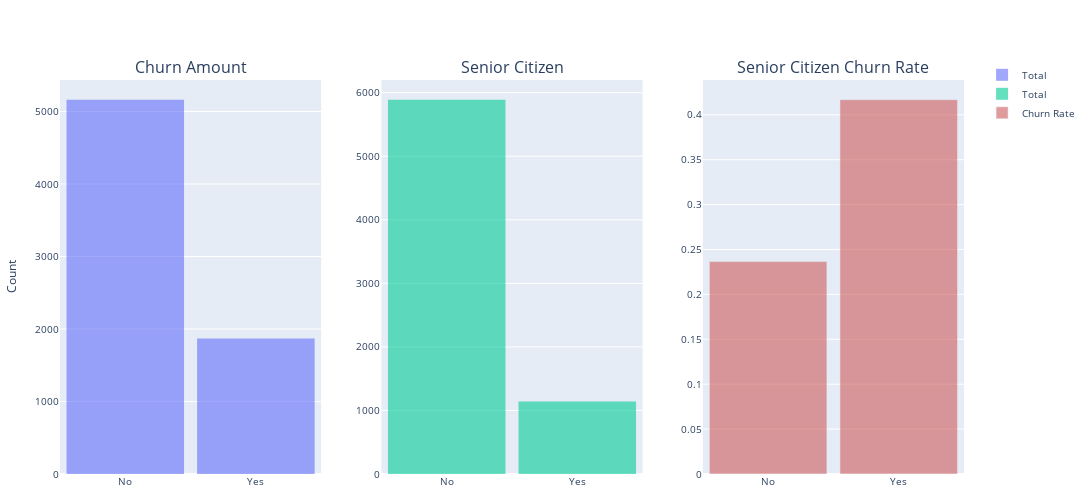

The code cell stored with this chart in its notebook:
### Markdown cell above
#### Demographic Insights on Churned Customers

 **Tenure**, which represents the number of months a customer has been subscribed, is significantly **lower** for customers who **churned**, with a median of approximately 18 months compared to 38 months for those who stayed. This suggests that churn is more common among newer or short-term customers.

**Monthly Charges** is **higher** for customers who **churned**, with a mean of approximately 74 dollars compared to 61 dollars for those who stayed, which suggests a relation between churn and higher prices.

Approximately **25%** of customers who churned are **seniors citizens**, while the majority are not. The 75th percentile being 1 confirms that only the top 25% fall into the senior category.

Around **36%** of churned customers reported having a **partner**. However, at least 50% do not, which may suggest that customers without a partner are more likely to churn.

Only **17%** of churned customers have **dependents**. The fact that all percentiles (25%, 50%, and 75%) are 0 shows that **the vast majority of churners are single-person households** or without dependents.

This suggests that being a senior citizen, not having a partner, and not having dependents may be associated with a higher likelihood of churn. These customers may feel less tied to the service, or may be more sensitive to price, support, or value perception.

We illustrate bellow the customer churn amount and it's rate by seniors citizens.

### Code cell
fig = make_subplots(rows=1, cols=3,subplot_titles=('Churn Amount', 'Senior Citizen', 'Senior Citizen Churn Rate'))

cust_churn = cust_churn.replace({1:'Yes',0:'No'})
fig.add_trace(go.Histogram(x=cust_churn['Churn'],nbinsx=60,name='Total',opacity=0.6), row=1, col=1)
fig.add_trace(go.Histogram(x=cust_churn[cust_churn['Churn']==1]['Churn'],nbinsx=60,name='Churn',opacity=0.6), row=1, col=1)

fig.add_trace(go.Histogram(x=cust_churn['Senior Citizen'],nbinsx=60,name='Total',opacity=0.6), row=1, col=2)
fig.add_trace(go.Histogram(x=cust_churn[cust_churn['Churn']==1]['Senior Citizen'],nbinsx=60,name='Churn',opacity=0.6), row=1, col=2)

cust_churn = cust_churn.replace({'Yes': 1, 'No': 0})
senior_citizen_churn = cust_churn.groupby('Senior Citizen')['Churn'].mean().reset_index()
senior_citizen_churn['Senior Citizen Label'] = senior_citizen_churn['Senior Citizen'].map({0: 'No', 1: 'Yes'})
fig.add_trace(go.Bar(x=senior_citizen_churn['Senior Citizen Label'],y=senior_citizen_churn['Churn'],name='Churn Rate',marker_color='indianred', opacity=0.6), row=1, col=3)

fig.update_layout(barmode='overlay',  bargap=0.1,width=1300,   height=500,margin=dict(l=20, r=20, t=80, b=20),yaxis_title='Count',font=dict(size=10),legend=dict(y=1.05, x=1.02))

fig.show()

### Figure 1 — Plotly figure (JSON) as saved in the notebook; plotly's stock layout.template omitted (floating-point values rounded to 4 significant figures; data arrays with more than 128 entries replaced by an {"elided": "..."} marker saying what was removed)
{"data": [{"name": "Total", "nbinsx": 60, "opacity": 0.6, "type": "histogram", "x": {"elided": "7032 str values"}, "xaxis": "x", "yaxis": "y"}, {"name": "Churn", "nbinsx": 60, "opacity": 0.6, "type": "histogram", "x": [], "xaxis": "x", "yaxis": "y"}, {"name": "Total", "nbinsx": 60, "opacity": 0.6, "type": "histogram", "x": {"elided": "7032 str values"}, "xaxis": "x2", "yaxis": "y2"}, {"name": "Churn", "nbinsx": 60, "opacity": 0.6, "type": "histogram", "x": [], "xaxis": "x2", "yaxis": "y2"}, {"marker": {"color": "indianred"}, "name": "Churn Rate", "opacity": 0.6, "type": "bar", "x": ["No", "Yes"], "xaxis": "x3", "y": [0.2365, 0.4168], "yaxis": "y3"}], "layout": {"annotations": [{"font": {"size": 16}, "showarrow": false, "text": "Churn Amount", "x": 0.1444, "xanchor": "center", "xref": "paper", "y": 1, "yanchor": "bottom", "yref": "paper"}, {"font": {"size": 16}, "showarrow": false, "text": "Senior Citizen", "x": 0.5, "xanchor": "center", "xref": "paper", "y": 1, "yanchor": "bottom", "yref": "paper"}, {"font": {"size": 16}, "showarrow": false, "text": "Senior Citizen Churn Rate", "x": 0.8556, "xanchor": "center", "xref": "paper", "y": 1, "yanchor": "bottom", "yref": "paper"}], "bargap": 0.1, "barmode": "overlay", "font": {"size": 10}, "height": 500, "legend": {"x": 1.02, "y": 1.05}, "margin": {"b": 20, "l": 20, "r": 20, "t": 80}, "width": 1300, "xaxis": {"anchor": "y", "domain": [0, 0.2889]}, "xaxis2": {"anchor": "y2", "domain": [0.3556, 0.6444]}, "xaxis3": {"anchor": "y3", "domain": [0.7111, 1]}, "yaxis": {"anchor": "x", "domain": [0, 1], "title": {"text": "Count"}}, "yaxis2": {"anchor": "x2", "domain": [0, 1]}, "yaxis3": {"anchor": "x3", "domain": [0, 1]}}}
